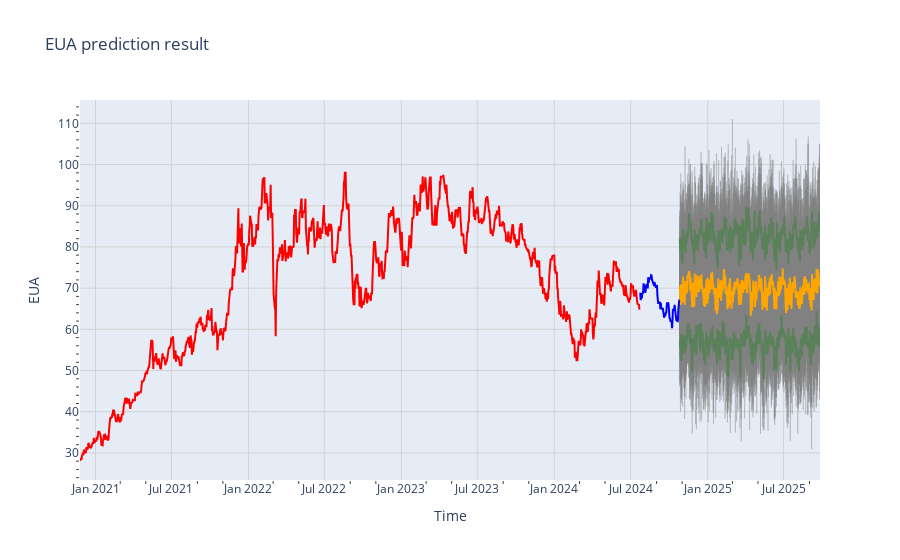

Notebook source saved alongside this figure:
### Code cell
from script.post_processing import visual_recursive_future_prediction_plotly
visual_recursive_future_prediction_plotly(future_time, future_price_ensemble,
                                       train_test_split_date,
                                       df_all,
                                          
                                          index_of_data= 0, # 0 is EUA price
                                          name_of_data = 'EUA',
                                        decoration = {'xlabel': 'Time', 
                                                        'ylabel':'EUA', 
                                                        'title':'EUA prediction result',
                                                        'grid':'on'})

### Figure 1 — Plotly figure (JSON) as saved in the notebook; plotly's stock layout.template omitted (floating-point values rounded to 4 significant figures; data arrays with more than 128 entries replaced by an {"elided": "..."} marker saying what was removed)
{"data": [{"line": {"color": "gray", "width": 1}, "mode": "lines", "opacity": 0.3, "showlegend": false, "type": "scatter", "x": {"elided": "336 str values"}, "y": {"elided": "336 float values"}}, {"line": {"color": "gray", "width": 1}, "mode": "lines", "opacity": 0.3, "showlegend": false, "type": "scatter", "x": {"elided": "336 str values"}, "y": {"elided": "336 float values"}}, {"line": {"color": "gray", "width": 1}, "mode": "lines", "opacity": 0.3, "showlegend": false, "type": "scatter", "x": {"elided": "336 str values"}, "y": {"elided": "336 float values"}}, {"line": {"color": "gray", "width": 1}, "mode": "lines", "opacity": 0.3, "showlegend": false, "type": "scatter", "x": {"elided": "336 str values"}, "y": {"elided": "336 float values"}}, {"line": {"color": "gray", "width": 1}, "mode": "lines", "opacity": 0.3, "showlegend": false, "type": "scatter", "x": {"elided": "336 str values"}, "y": {"elided": "336 float values"}}, {"line": {"color": "gray", "width": 1}, "mode": "lines", "opacity": 0.3, "showlegend": false, "type": "scatter", "x": {"elided": "336 str values"}, "y": {"elided": "336 float values"}}, {"line": {"color": "gray", "width": 1}, "mode": "lines", "opacity": 0.3, "showlegend": false, "type": "scatter", "x": {"elided": "336 str values"}, "y": {"elided": "336 float values"}}, {"line": {"color": "gray", "width": 1}, "mode": "lines", "opacity": 0.3, "showlegend": false, "type": "scatter", "x": {"elided": "336 str values"}, "y": {"elided": "336 float values"}}, {"line": {"color": "gray", "width": 1}, "mode": "lines", "opacity": 0.3, "showlegend": false, "type": "scatter", "x": {"elided": "336 str values"}, "y": {"elided": "336 float values"}}, {"line": {"color": "gray", "width": 1}, "mode": "lines", "opacity": 0.3, "showlegend": false, "type": "scatter", "x": {"elided": "336 str values"}, "y": {"elided": "336 float values"}}, {"line": {"color": "gray", "width": 1}, "mode": "lines", "opacity": 0.3, "showlegend": false, "type": "scatter", "x": {"elided": "336 str values"}, "y": {"elided": "336 float values"}}, {"line": {"color": "gray", "width": 1}, "mode": "lines", "opacity": 0.3, "showlegend": false, "type": "scatter", "x": {"elided": "336 str values"}, "y": {"elided": "336 float values"}}, {"line": {"color": "gray", "width": 1}, "mode": "lines", "opacity": 0.3, "showlegend": false, "type": "scatter", "x": {"elided": "336 str values"}, "y": {"elided": "336 float values"}}, {"line": {"color": "gray", "width": 1}, "mode": "lines", "opacity": 0.3, "showlegend": false, "type": "scatter", "x": {"elided": "336 str values"}, "y": {"elided": "336 float values"}}, {"line": {"color": "gray", "width": 1}, "mode": "lines", "opacity": 0.3, "showlegend": false, "type": "scatter", "x": {"elided": "336 str values"}, "y": {"elided": "336 float values"}}, {"line": {"color": "gray", "width": 1}, "mode": "lines", "opacity": 0.3, "showlegend": false, "type": "scatter", "x": {"elided": "336 str values"}, "y": {"elided": "336 float values"}}, {"line": {"color": "gray", "width": 1}, "mode": "lines", "opacity": 0.3, "showlegend": false, "type": "scatter", "x": {"elided": "336 str values"}, "y": {"elided": "336 float values"}}, {"line": {"color": "gray", "width": 1}, "mode": "lines", "opacity": 0.3, "showlegend": false, "type": "scatter", "x": {"elided": "336 str values"}, "y": {"elided": "336 float values"}}, {"line": {"color": "gray", "width": 1}, "mode": "lines", "opacity": 0.3, "showlegend": false, "type": "scatter", "x": {"elided": "336 str values"}, "y": {"elided": "336 float values"}}, {"line": {"color": "gray", "width": 1}, "mode": "lines", "opacity": 0.3, "showlegend": false, "type": "scatter", "x": {"elided": "336 str values"}, "y": {"elided": "336 float values"}}, {"line": {"color": "gray", "width": 1}, "mode": "lines", "opacity": 0.3, "showlegend": false, "type": "scatter", "x": {"elided": "336 str values"}, "y": {"elided": "336 float values"}}, {"line": {"color": "gray", "width": 1}, "mode": "lines", "opacity": 0.3, "showlegend": false, "type": "scatter", "x": {"elided": "336 str values"}, "y": {"elided": "336 float values"}}, {"line": {"color": "gray", "width": 1}, "mode": "lines", "opacity": 0.3, "showlegend": false, "type": "scatter", "x": {"elided": "336 str values"}, "y": {"elided": "336 float values"}}, {"line": {"color": "gray", "width": 1}, "mode": "lines", "opacity": 0.3, "showlegend": false, "type": "scatter", "x": {"elided": "336 str values"}, "y": {"elided": "336 float values"}}, {"line": {"color": "gray", "width": 1}, "mode": "lines", "opacity": 0.3, "showlegend": false, "type": "scatter", "x": {"elided": "336 str values"}, "y": {"elided": "336 float values"}}, {"line": {"color": "gray", "width": 1}, "mode": "lines", "opacity": 0.3, "showlegend": false, "type": "scatter", "x": {"elided": "336 str values"}, "y": {"elided": "336 float values"}}, {"line": {"color": "gray", "width": 1}, "mode": "lines", "opacity": 0.3, "showlegend": false, "type": "scatter", "x": {"elided": "336 str values"}, "y": {"elided": "336 float values"}}, {"line": {"color": "gray", "width": 1}, "mode": "lines", "opacity": 0.3, "showlegend": false, "type": "scatter", "x": {"elided": "336 str values"}, "y": {"elided": "336 float values"}}, {"line": {"color": "gray", "width": 1}, "mode": "lines", "opacity": 0.3, "showlegend": false, "type": "scatter", "x": {"elided": "336 str values"}, "y": {"elided": "336 float values"}}, {"line": {"color": "gray", "width": 1}, "mode": "lines", "opacity": 0.3, "showlegend": false, "type": "scatter", "x": {"elided": "336 str values"}, "y": {"elided": "336 float values"}}, {"line": {"color": "gray", "width": 1}, "mode": "lines", "opacity": 0.3, "showlegend": false, "type": "scatter", "x": {"elided": "336 str values"}, "y": {"elided": "336 float values"}}, {"line": {"color": "gray", "width": 1}, "mode": "lines", "opacity": 0.3, "showlegend": false, "type": "scatter", "x": {"elided": "336 str values"}, "y": {"elided": "336 float values"}}, {"line": {"color": "gray", "width": 1}, "mode": "lines", "opacity": 0.3, "showlegend": false, "type": "scatter", "x": {"elided": "336 str values"}, "y": {"elided": "336 float values"}}, {"line": {"color": "gray", "width": 1}, "mode": "lines", "opacity": 0.3, "showlegend": false, "type": "scatter", "x": {"elided": "336 str values"}, "y": {"elided": "336 float values"}}, {"line": {"color": "gray", "width": 1}, "mode": "lines", "opacity": 0.3, "showlegend": false, "type": "scatter", "x": {"elided": "336 str values"}, "y": {"elided": "336 float values"}}, {"line": {"color": "gray", "width": 1}, "mode": "lines", "opacity": 0.3, "showlegend": false, "type": "scatter", "x": {"elided": "336 str values"}, "y": {"elided": "336 float values"}}, {"line": {"color": "gray", "width": 1}, "mode": "lines", "opacity": 0.3, "showlegend": false, "type": "scatter", "x": {"elided": "336 str values"}, "y": {"elided": "336 float values"}}, {"line": {"color": "gray", "width": 1}, "mode": "lines", "opacity": 0.3, "showlegend": false, "type": "scatter", "x": {"elided": "336 str values"}, "y": {"elided": "336 float values"}}, {"line": {"color": "gray", "width": 1}, "mode": "lines", "opacity": 0.3, "showlegend": false, "type": "scatter", "x": {"elided": "336 str values"}, "y": {"elided": "336 float values"}}, {"line": {"color": "gray", "width": 1}, "mode": "lines", "opacity": 0.3, "showlegend": false, "type": "scatter", "x": {"elided": "336 str values"}, "y": {"elided": "336 float values"}}, {"line": {"color": "gray", "width": 1}, "mode": "lines", "opacity": 0.3, "showlegend": false, "type": "scatter", "x": {"elided": "336 str values"}, "y": {"elided": "336 float values"}}, {"line": {"color": "gray", "width": 1}, "mode": "lines", "opacity": 0.3, "showlegend": false, "type": "scatter", "x": {"elided": "336 str values"}, "y": {"elided": "336 float values"}}, {"line": {"color": "gray", "width": 1}, "mode": "lines", "opacity": 0.3, "showlegend": false, "type": "scatter", "x": {"elided": "336 str values"}, "y": {"elided": "336 float values"}}, {"line": {"color": "gray", "width": 1}, "mode": "lines", "opacity": 0.3, "showlegend": false, "type": "scatter", "x": {"elided": "336 str values"}, "y": {"elided": "336 float values"}}, {"line": {"color": "gray", "width": 1}, "mode": "lines", "opacity": 0.3, "showlegend": false, "type": "scatter", "x": {"elided": "336 str values"}, "y": {"elided": "336 float values"}}, {"line": {"color": "gray", "width": 1}, "mode": "lines", "opacity": 0.3, "showlegend": false, "type": "scatter", "x": {"elided": "336 str values"}, "y": {"elided": "336 float values"}}, {"line": {"color": "gray", "width": 1}, "mode": "lines", "opacity": 0.3, "showlegend": false, "type": "scatter", "x": {"elided": "336 str values"}, "y": {"elided": "336 float values"}}, {"line": {"color": "gray", "width": 1}, "mode": "lines", "opacity": 0.3, "showlegend": false, "type": "scatter", "x": {"elided": "336 str values"}, "y": {"elided": "336 float values"}}, {"line": {"color": "gray", "width": 1}, "mode": "lines", "opacity": 0.3, "showlegend": false, "type": "scatter", "x": {"elided": "336 str values"}, "y": {"elided": "336 float values"}}, {"line": {"color": "gray", "width": 1}, "mode": "lines", "opacity": 0.3, "showlegend": false, "type": "scatter", "x": {"elided": "336 str values"}, "y": {"elided": "336 float values"}}, {"line": {"color": "gray", "width": 1}, "mode": "lines", "opacity": 0.3, "showlegend": false, "type": "scatter", "x": {"elided": "336 str values"}, "y": {"elided": "336 float values"}}, {"line": {"color": "gray", "width": 1}, "mode": "lines", "opacity": 0.3, "showlegend": false, "type": "scatter", "x": {"elided": "336 str values"}, "y": {"elided": "336 float values"}}, {"line": {"color": "gray", "width": 1}, "mode": "lines", "opacity": 0.3, "showlegend": false, "type": "scatter", "x": {"elided": "336 str values"}, "y": {"elided": "336 float values"}}, {"line": {"color": "gray", "width": 1}, "mode": "lines", "opacity": 0.3, "showlegend": false, "type": "scatter", "x": {"elided": "336 str values"}, "y": {"elided": "336 float values"}}, {"line": {"color": "gray", "width": 1}, "mode": "lines", "opacity": 0.3, "showlegend": false, "type": "scatter", "x": {"elided": "336 str values"}, "y": {"elided": "336 float values"}}, {"line": {"color": "gray", "width": 1}, "mode": "lines", "opacity": 0.3, "showlegend": false, "type": "scatter", "x": {"elided": "336 str values"}, "y": {"elided": "336 float values"}}, {"line": {"color": "gray", "width": 1}, "mode": "lines", "opacity": 0.3, "showlegend": false, "type": "scatter", "x": {"elided": "336 str values"}, "y": {"elided": "336 float values"}}, {"line": {"color": "gray", "width": 1}, "mode": "lines", "opacity": 0.3, "showlegend": false, "type": "scatter", "x": {"elided": "336 str values"}, "y": {"elided": "336 float values"}}, {"line": {"color": "gray", "width": 1}, "mode": "lines", "opacity": 0.3, "showlegend": false, "type": "scatter", "x": {"elided": "336 str values"}, "y": {"elided": "336 float values"}}, {"line": {"color": "gray", "width": 1}, "mode": "lines", "opacity": 0.3, "showlegend": false, "type": "scatter", "x": {"elided": "336 str values"}, "y": {"elided": "336 float values"}}, {"line": {"color": "gray", "width": 1}, "mode": "lines", "opacity": 0.3, "showlegend": false, "type": "scatter", "x": {"elided": "336 str values"}, "y": {"elided": "336 float values"}}, {"line": {"color": "gray", "width": 1}, "mode": "lines", "opacity": 0.3, "showlegend": false, "type": "scatter", "x": {"elided": "336 str values"}, "y": {"elided": "336 float values"}}, {"line": {"color": "gray", "width": 1}, "mode": "lines", "opacity": 0.3, "showlegend": false, "type": "scatter", "x": {"elided": "336 str values"}, "y": {"elided": "336 float values"}}, {"line": {"color": "gray", "width": 1}, "mode": "lines", "opacity": 0.3, "showlegend": false, "type": "scatter", "x": {"elided": "336 str values"}, "y": {"elided": "336 float values"}}, {"line": {"color": "gray", "width": 1}, "mode": "lines", "opacity": 0.3, "showlegend": false, "type": "scatter", "x": {"elided": "336 str values"}, "y": {"elided": "336 float values"}}, {"line": {"color": "gray", "width": 1}, "mode": "lines", "opacity": 0.3, "showlegend": false, "type": "scatter", "x": {"elided": "336 str values"}, "y": {"elided": "336 float values"}}, {"line": {"color": "gray", "width": 1}, "mode": "lines", "opacity": 0.3, "showlegend": false, "type": "scatter", "x": {"elided": "336 str values"}, "y": {"elided": "336 float values"}}, {"line": {"color": "gray", "width": 1}, "mode": "lines", "opacity": 0.3, "showlegend": false, "type": "scatter", "x": {"elided": "336 str values"}, "y": {"elided": "336 float values"}}, {"line": {"color": "gray", "width": 1}, "mode": "lines", "opacity": 0.3, "showlegend": false, "type": "scatter", "x": {"elided": "336 str values"}, "y": {"elided": "336 float values"}}, {"line": {"color": "gray", "width": 1}, "mode": "lines", "opacity": 0.3, "showlegend": false, "type": "scatter", "x": {"elided": "336 str values"}, "y": {"elided": "336 float values"}}, {"line": {"color": "gray", "width": 1}, "mode": "lines", "opacity": 0.3, "showlegend": false, "type": "scatter", "x": {"elided": "336 str values"}, "y": {"elided": "336 float values"}}, {"line": {"color": "gray", "width": 1}, "mode": "lines", "opacity": 0.3, "showlegend": false, "type": "scatter", "x": {"elided": "336 str values"}, "y": {"elided": "336 float values"}}, {"line": {"color": "gray", "width": 1}, "mode": "lines", "opacity": 0.3, "showlegend": false, "type": "scatter", "x": {"elided": "336 str values"}, "y": {"elided": "336 float values"}}, {"line": {"color": "gray", "width": 1}, "mode": "lines", "opacity": 0.3, "showlegend": false, "type": "scatter", "x": {"elided": "336 str values"}, "y": {"elided": "336 float values"}}, {"line": {"color": "gray", "width": 1}, "mode": "lines", "opacity": 0.3, "showlegend": false, "type": "scatter", "x": {"elided": "336 str values"}, "y": {"elided": "336 float values"}}, {"line": {"color": "gray", "width": 1}, "mode": "lines", "opacity": 0.3, "showlegend": false, "type": "scatter", "x": {"elided": "336 str values"}, "y": {"elided": "336 float values"}}, {"line": {"color": "gray", "width": 1}, "mode": "lines", "opacity": 0.3, "showlegend": false, "type": "scatter", "x": {"elided": "336 str values"}, "y": {"elided": "336 float values"}}, {"line": {"color": "gray", "width": 1}, "mode": "lines", "opacity": 0.3, "showlegend": false, "type": "scatter", "x": {"elided": "336 str values"}, "y": {"elided": "336 float values"}}, {"line": {"color": "gray", "width": 1}, "mode": "lines", "opacity": 0.3, "showlegend": false, "type": "scatter", "x": {"elided": "336 str values"}, "y": {"elided": "336 float values"}}, {"line": {"color": "gray", "width": 1}, "mode": "lines", "opacity": 0.3, "showlegend": false, "type": "scatter", "x": {"elided": "336 str values"}, "y": {"elided": "336 float values"}}, {"line": {"color": "gray", "width": 1}, "mode": "lines", "opacity": 0.3, "showlegend": false, "type": "scatter", "x": {"elided": "336 str values"}, "y": {"elided": "336 float values"}}, {"line": {"color": "gray", "width": 1}, "mode": "lines", "opacity": 0.3, "showlegend": false, "type": "scatter", "x": {"elided": "336 str values"}, "y": {"elided": "336 float values"}}, {"line": {"color": "gray", "width": 1}, "mode": "lines", "opacity": 0.3, "showlegend": false, "type": "scatter", "x": {"elided": "336 str values"}, "y": {"elided": "336 float values"}}, {"line": {"color": "gray", "width": 1}, "mode": "lines", "opacity": 0.3, "showlegend": false, "type": "scatter", "x": {"elided": "336 str values"}, "y": {"elided": "336 float values"}}, {"line": {"color": "gray", "width": 1}, "mode": "lines", "opacity": 0.3, "showlegend": false, "type": "scatter", "x": {"elided": "336 str values"}, "y": {"elided": "336 float values"}}, {"line": {"color": "gray", "width": 1}, "mode": "lines", "opacity": 0.3, "showlegend": false, "type": "scatter", "x": {"elided": "336 str values"}, "y": {"elided": "336 float values"}}, {"line": {"color": "gray", "width": 1}, "mode": "lines", "opacity": 0.3, "showlegend": false, "type": "scatter", "x": {"elided": "336 str values"}, "y": {"elided": "336 float values"}}, {"line": {"color": "gray", "width": 1}, "mode": "lines", "opacity": 0.3, "showlegend": false, "type": "scatter", "x": {"elided": "336 str values"}, "y": {"elided": "336 float values"}}, {"line": {"color": "gray", "width": 1}, "mode": "lines", "opacity": 0.3, "showlegend": false, "type": "scatter", "x": {"elided": "336 str values"}, "y": {"elided": "336 float values"}}, {"line": {"color": "gray", "width": 1}, "mode": "lines", "opacity": 0.3, "showlegend": false, "type": "scatter", "x": {"elided": "336 str values"}, "y": {"elided": "336 float values"}}, {"line": {"color": "gray", "width": 1}, "mode": "lines", "opacity": 0.3, "showlegend": false, "type": "scatter", "x": {"elided": "336 str values"}, "y": {"elided": "336 float values"}}, {"line": {"color": "gray", "width": 1}, "mode": "lines", "opacity": 0.3, "showlegend": false, "type": "scatter", "x": {"elided": "336 str values"}, "y": {"elided": "336 float values"}}, {"line": {"color": "gray", "width": 1}, "mode": "lines", "opacity": 0.3, "showlegend": false, "type": "scatter", "x": {"elided": "336 str values"}, "y": {"elided": "336 float values"}}, {"line": {"color": "gray", "width": 1}, "mode": "lines", "opacity": 0.3, "showlegend": false, "type": "scatter", "x": {"elided": "336 str values"}, "y": {"elided": "336 float values"}}, {"line": {"color": "gray", "width": 1}, "mode": "lines", "opacity": 0.3, "showlegend": false, "type": "scatter", "x": {"elided": "336 str values"}, "y": {"elided": "336 float values"}}, {"line": {"color": "gray", "width": 1}, "mode": "lines", "opacity": 0.3, "showlegend": false, "type": "scatter", "x": {"elided": "336 str values"}, "y": {"elided": "336 float values"}}, {"line": {"color": "gray", "width": 1}, "mode": "lines", "opacity": 0.3, "showlegend": false, "type": "scatter", "x": {"elided": "336 str values"}, "y": {"elided": "336 float values"}}, {"line": {"color": "gray", "width": 1}, "mode": "lines", "opacity": 0.3, "showlegend": false, "type": "scatter", "x": {"elided": "336 str values"}, "y": {"elided": "336 float values"}}, {"line": {"color": "gray", "width": 1}, "mode": "lines", "opacity": 0.3, "showlegend": false, "type": "scatter", "x": {"elided": "336 str values"}, "y": {"elided": "336 float values"}}, {"line": {"color": "gray", "width": 1}, "mode": "lines", "opacity": 0.3, "showlegend": false, "type": "scatter", "x": {"elided": "336 str values"}, "y": {"elided": "336 float values"}}, {"line": {"color": "orange"}, "mode": "lines", "name": "P50", "type": "scatter", "x": {"elided": "336 str values"}, "y": {"elided": "336 float values"}}, {"line": {"color": "green"}, "mode": "lines", "name": "P10", "opacity": 0.3, "type": "scatter", "x": {"elided": "336 str values"}, "y": {"elided": "336 float values"}}, {"line": {"color": "green"}, "mode": "lines", "name": "P90", "opacity": 0.3, "type": "scatter", "x": {"elided": "336 str values"}, "y": {"elided": "336 float values"}}, {"line": {"color": "red"}, "mode": "lines", "name": "History (train)", "type": "scatter", "x": {"elided": "1336 str values"}, "y": {"elided": "1336 float values"}}, {"line": {"color": "blue"}, "mode": "lines", "name": "History (validation)", "type": "scatter", "x": ["2024-07-24T00:00:00", "2024-07-25T00:00:00", "2024-07-26T00:00:00", "2024-07-27T00:00:00", "2024-07-28T00:00:00", "2024-07-29T00:00:00", "2024-07-30T00:00:00", "2024-07-31T00:00:00", "2024-08-01T00:00:00", "2024-08-02T00:00:00", "2024-08-03T00:00:00", "2024-08-04T00:00:00", "2024-08-05T00:00:00", "2024-08-06T00:00:00", "2024-08-07T00:00:00", "2024-08-08T00:00:00", "2024-08-09T00:00:00", "2024-08-10T00:00:00", "2024-08-11T00:00:00", "2024-08-12T00:00:00", "2024-08-13T00:00:00", "2024-08-14T00:00:00", "2024-08-15T00:00:00", "2024-08-16T00:00:00", "2024-08-17T00:00:00", "2024-08-18T00:00:00", "2024-08-19T00:00:00", "2024-08-20T00:00:00", "2024-08-21T00:00:00", "2024-08-22T00:00:00", "2024-08-23T00:00:00", "2024-08-24T00:00:00", "2024-08-25T00:00:00", "2024-08-26T00:00:00", "2024-08-27T00:00:00", "2024-08-28T00:00:00", "2024-08-29T00:00:00", "2024-08-30T00:00:00", "2024-08-31T00:00:00", "2024-09-01T00:00:00", "2024-09-02T00:00:00", "2024-09-03T00:00:00", "2024-09-04T00:00:00", "2024-09-05T00:00:00", "2024-09-06T00:00:00", "2024-09-07T00:00:00", "2024-09-08T00:00:00", "2024-09-09T00:00:00", "2024-09-10T00:00:00", "2024-09-11T00:00:00", "2024-09-12T00:00:00", "2024-09-13T00:00:00", "2024-09-14T00:00:00", "2024-09-15T00:00:00", "2024-09-16T00:00:00", "2024-09-17T00:00:00", "2024-09-18T00:00:00", "2024-09-19T00:00:00", "2024-09-20T00:00:00", "2024-09-21T00:00:00", "2024-09-22T00:00:00", "2024-09-23T00:00:00", "2024-09-24T00:00:00", "2024-09-25T00:00:00", "2024-09-26T00:00:00", "2024-09-27T00:00:00", "2024-09-28T00:00:00", "2024-09-29T00:00:00", "2024-09-30T00:00:00", "2024-10-01T00:00:00", "2024-10-02T00:00:00", "2024-10-03T00:00:00", "2024-10-04T00:00:00", "2024-10-05T00:00:00", "2024-10-06T00:00:00", "2024-10-07T00:00:00", "2024-10-08T00:00:00", "2024-10-09T00:00:00", "2024-10-10T00:00:00", "2024-10-11T00:00:00", "2024-10-12T00:00:00", "2024-10-13T00:00:00", "2024-10-14T00:00:00", "2024-10-15T00:00:00", "2024-10-16T00:00:00", "2024-10-17T00:00:00", "2024-10-18T00:00:00", "2024-10-19T00:00:00", "2024-10-20T00:00:00", "2024-10-21T00:00:00", "2024-10-22T00:00:00", "2024-10-23T00:00:00", "2024-10-24T00:00:00", "2024-10-25T00:00:00", "2024-10-26T00:00:00"], "y": [68.9, 67.08, 67.71, 67.71, 67.71, 68.78, 68.58, 69.24, 71.17, 70.44, 70.44, 70.44, 68.86, 69.92, 70.57, 71.06, 70.14, 70.14, 70.14, 72.65, 71.29, 71.87, 72.11, 72.52, 72.52, 72.52, 73.14, 73.07, 72.14, 71.57, 71.13, 71.13, 71.13, 70.49, 71.49, 70.77, 71.06, 70.3, 70.3, 70.3, 70.43, 68.16, 67, 66.2, 66.5, 66.5, 66.5, 66.52, 64.92, 66.4, 65.45, 64.99, 64.99, 64.99, 64.99, 64.34, 63.7, 62.82, 63.39, 63.39, 63.39, 64.1, 63.87, 65.24, 66.52, 66.33, 66.33, 66.33, 65.56, 63.61, 62.6, 62.76, 62.05, 62.05, 62.05, 61.76, 60.29, 62.01, 65, 64.62, 64.62, 64.62, 65.97, 65.09, 63.03, 62.98, 62.28, 62.28, 62.28, 61.76, 62.25, 64.89, 66.63, 66.97, 66.97]}], "layout": {"showlegend": false, "title": {"text": "EUA prediction result"}, "xaxis": {"gridcolor": "lightgray", "minor": {"ticks": "outside"}, "showgrid": true, "title": {"text": "Time"}}, "yaxis": {"gridcolor": "lightgray", "minor": {"ticks": "outside"}, "showgrid": true, "title": {"text": "EUA"}}}}
